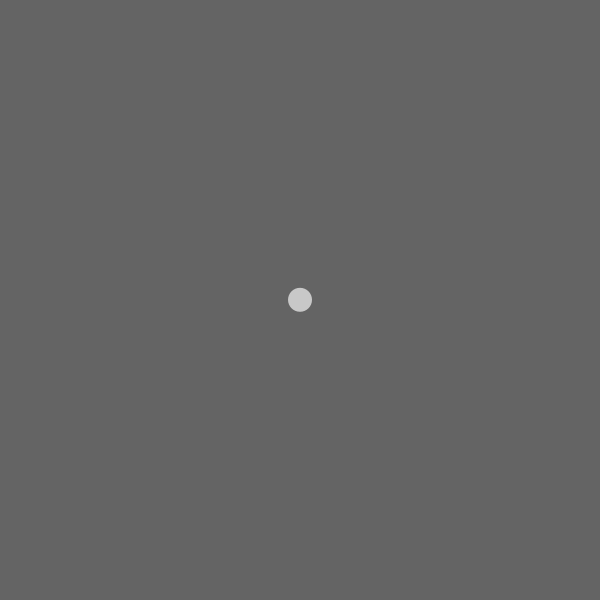
Frame 1 (no input)
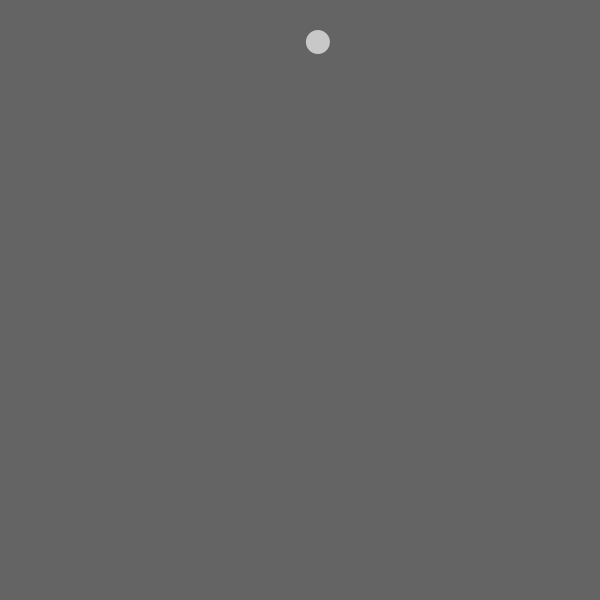
Frame 60 (the mouse pressed at the canvas centre just before this capture)
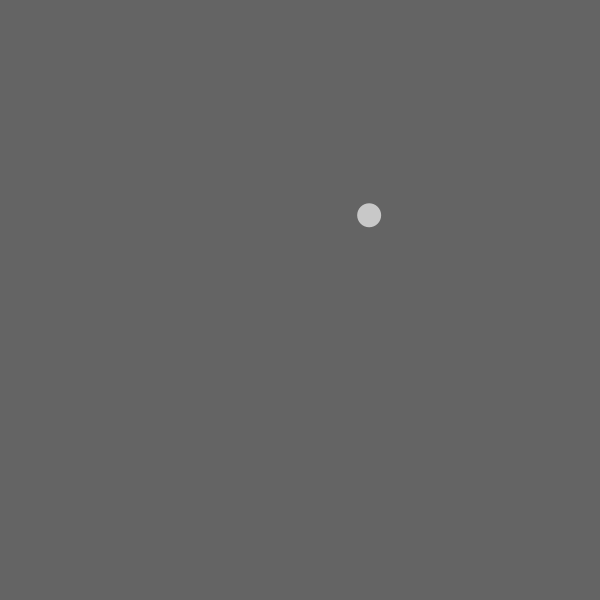
Frame 120 (the mouse held since frame 60 and released just before this capture)

The Processing sketch that drew these frames (run headless with seeded random() and noise(); from frame 60 on, the mouse is pressed at the canvas centre):

// Processing sketch: Exercise_02_01
// ── Exercise_02_01.pde
//THIS IS NOT A GOOD SOLUTION

Mover tamara;

void setup() {
  size(600, 600);
  pixelDensity(displayDensity());
  tamara = new Mover();
}

void draw() {
  PVector baloon = new PVector(0, -0.2);
  tamara.applyForce(baloon);
  PVector wind = new PVector(0.01, 0);
  tamara.applyForce(wind);

  background(100);
  tamara.update();
  tamara.render();
}

// ── Mover.pde
class Mover {
  PVector pos;
  PVector vel;
  PVector acc;

  Mover() {
    pos = new PVector(width/2, height/2);
    vel = new PVector(0, 0);
    acc = new PVector(0, 0);
  }

  void update() {
    
    vel.add(acc);
    vel.limit(10);
    pos.add(vel);
    checkEdges();
    acc.mult(0);

  }

  void render() {
    noStroke();
    fill(200);
    ellipse(pos.x, pos.y, 24, 24);
  }
  
  void applyForce(PVector force) {
    acc.add(force);
  }

  void checkEdges() {
    if (pos.x > width) {
      pos.x = 0;
    } else if (pos.x < 0) {
      pos.x = width;
    }

    if (pos.y < 0) {
      vel.y *= -1;
    }
  }
}
